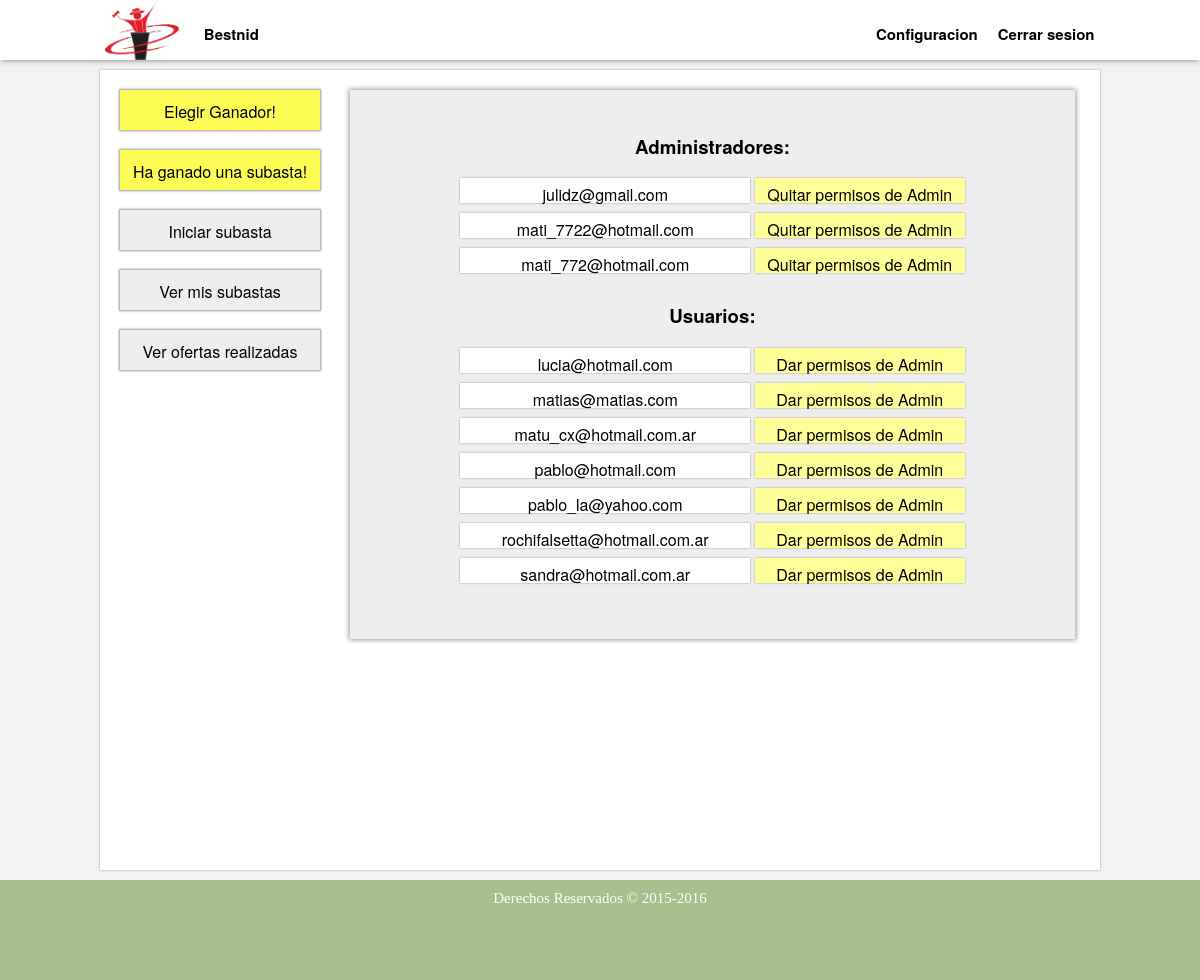
The page /listar_usuarios.php (signed in) on the database its author committed.
### tables this page shows
CREATE TABLE IF NOT EXISTS `usuario` (
`idUsuario` int(11) NOT NULL,
  `administrador` tinyint(1) NOT NULL,
  `fechaNac` date NOT NULL,
  `mail` varchar(50) NOT NULL,
  `nombre` varchar(50) NOT NULL,
  `apellido` varchar(50) NOT NULL,
  `dni` int(11) NOT NULL,
  `tarjetaCredito` int(11) NOT NULL,
  `contrasenia` varchar(50) NOT NULL
);

### listar_usuarios.php (the view, shortened to what this page needs)
<!DOCTYPE html>
<html lang="es">
	<head>
		<link rel="stylesheet" href="./estilos/estilo.css">
		<link rel="stylesheet" href="./estilos/otros_estilos.css">
		<link rel="stylesheet" href="./estilos/nuevos_estilos.css">
	</head>
	<body>
		<?php include ('./menu.php'); ?>
		<div id='cuerpo'>
			<section>
				<div id="contenedor">
					<h3><b>Administradores: </b></h3>
					<?php
						$conec=conectar();
						$resul=mysqli_query($conec,"SELECT * FROM usuario WHERE administrador = 1 ORDER BY mail");
						while($usuario=mysqli_fetch_array($resul)){
							echo "<div class='nombre_config'>$usuario[mail]</div> ";
							echo "<a href='./listar_usuarios.php?id=$usuario[idUsuario]&admin=0'><div class='boton_config2'>Quitar permisos de Admin</div></a></br>";
						}
						$resul=mysqli_query($conec,"SELECT * FROM usuario WHERE administrador = 0 ORDER BY mail");
						echo "<h3><b>Usuarios: </b></h3>";
						while($usuario=mysqli_fetch_array($resul)){
							echo "<div class='nombre_config'>$usuario[mail]</div> ";
							echo "<a href='./listar_usuarios.php?id=$usuario[idUsuario]&admin=1'><div class='boton_config2'>Dar permisos de Admin</div></a></br>";
						}
					?>
				</div>
			</section>
			<aside>
				<?php include ('./aside_botones.php'); ?>
				<a href="./iniciar_subasta.php"><div class="boton_aside">Iniciar subasta</div></a>
				<a href="./ver_mis_subastas.php"><div class="boton_aside">Ver mis subastas</div></a>
				<a href="./ver_mis_ofertas.php"><div class="boton_aside">Ver ofertas realizadas</div></a>
			</aside>
		</div>
		<footer>
			<span>Derechos Reservados &copy; 2015-2016</span>
		</footer>
	</body>
</html>

### estilos/estilo.css (style rules this page uses)
body { background-color: rgb(242, 242, 242); margin: auto; }
#cuerpo { background: white; font-family: 'Helvetica Neue', Helvetica, Arial, sans-serif; box-shadow: 0px 0px 2px #999; width: 1000px; margin: auto; margin-top: 70px; margin-bottom: 10px; min-height: 800px; overflow: hidden; }
section { width: 730px; margin-right: 20px; margin-top: 20px; padding-left: 20px; float: right; }
aside { width: 210px; margin-left: 20px; margin-top: 20px; float: left; }
.boton_aside { box-shadow: 0px 0px 2px 1px #999; background-color: #EEEEEE; text-align: center; width: 200px; margin-bottom: 20px; padding-top: 10px; height: 30px; }
a { font-family: 'Helvetica Neue', Helvetica, Arial, sans-serif; text-decoration: none; color: black; }
footer { background-color: #A8C08C; padding: 10px; height: 80px; min-width: 980px; text-align: center; font-size: 15px; color: grey; clear: both; }
footer span { color: white; }

### estilos/otros_estilos.css (style rules this page uses)
.boton_config2 { box-shadow: 0px 0px 2px 0px #999; background-color: #FFFF99; display: inline-block; text-align: center; width: 210px; margin-bottom: 10px; padding-top: 5px; height: 20px; }
.nombre_config { box-shadow: 0px 0px 2px 0px #999; background-color: white; display: inline-block; text-align: center; width: 290px; margin-bottom: 10px; padding-top: 5px; height: 20px; }

### estilos/nuevos_estilos.css (style rules this page uses)
#contenedor { box-shadow: 0px 0px 5px 1px #999; background-color: #EEEEEE; width: 725px; padding-top: 1px; margin-bottom: 20px; text-align: center; }

### rows shown on the page
usuario: mail "julidz@gmail.com"
usuario: mail "mati_7722@hotmail.com"
usuario: mail "mati_772@hotmail.com"
usuario: mail "lucia@hotmail.com"
usuario: mail "matias@matias.com"
usuario: mail "matu_cx@hotmail.com.ar"
usuario: mail "pablo@hotmail.com"
usuario: mail "pablo_la@yahoo.com"
usuario: mail "rochifalsetta@hotmail.com.ar"
usuario: mail "sandra@hotmail.com.ar"
